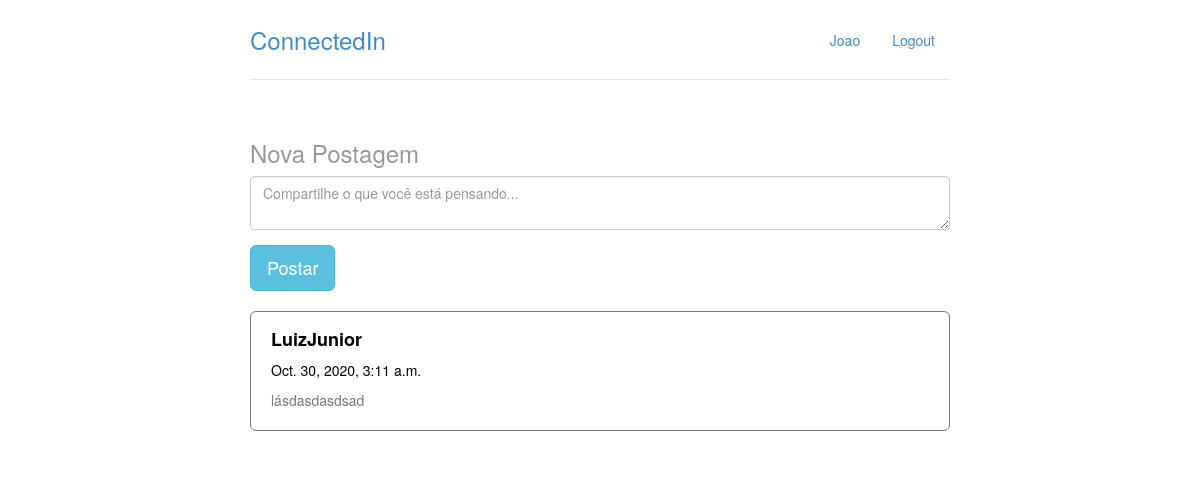
The page / (signed in) on the database as committed earlier.
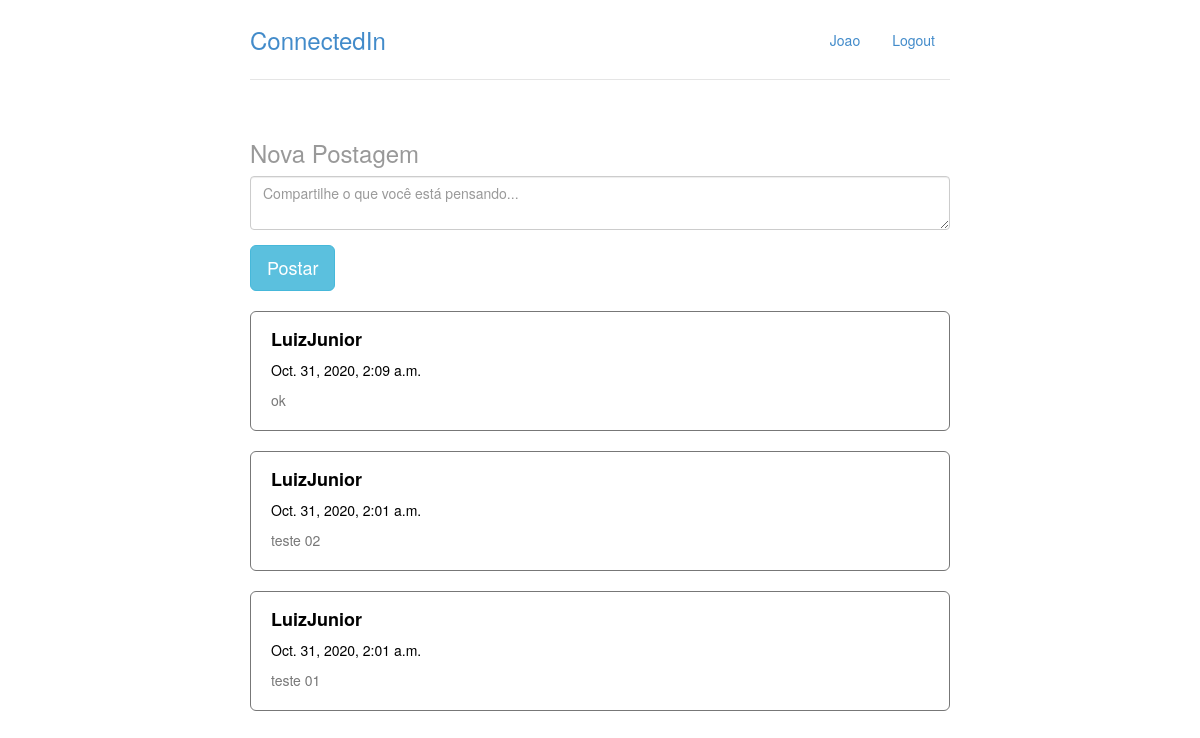
The same page on the database as committed later.
### perfis/models.py (models this page shows, shortened)
class Perfil(models.Model):
    nome = models.CharField(max_length=255, null=False)
    telefone = models.CharField(max_length=20, null= False)
    nome_empresa = models.CharField(max_length=255, null=False)
    contatos = models.ManyToManyField('Perfil')
    usuario = models.OneToOneField(User, null=True ,related_name="perfil", on_delete= models.CASCADE)

### posts/models.py (models this page shows, shortened)
class Postagem(models.Model):
    texto = models.CharField(max_length=255, null=False)
    data_postagem = models.DateTimeField(auto_now_add=True, blank=True)
    perfil = models.ForeignKey(Perfil, on_delete=models.CASCADE, related_name='Postagens')

### posts/views.py (the view, shortened to what this page needs)
# urls.py: path('',timeline, name='timeline'),
@login_required
def timeline(request):
    template_name='timeline.html'
    user = get_perfil_logado(request)
    form = PostagemForm()
    friends = user.contatos.all()
    postagens = Postagem.objects.filter(perfil__in=friends).order_by('data_postagem').reverse()
    context = {'perfil_logado': user,'form':form, 'posts':postagens}
    return render(request, template_name, context)

### posts/forms.py
class PostagemForm(ModelForm):
    class Meta:
        model = Postagem
        fields = ['texto']

### perfis/views.py (called while the page is built)
@login_required
def get_perfil_logado(request):
	return request.user.perfil

### posts/templates/timeline.html (shortened to what this page needs)
{% extends "base.html" %}
{% block body %}
    <form action="{% url 'timeline' %}" class="form-signin" method="post" >
        <h3 class = "text-muted">Nova Postagem</h3>
        <textarea name="texto" class="form-control" id="exampleFormControlTextarea1" maxlength="500"
            placeholder="Compartilhe o que você está pensando..." required></textarea>
        <button class="btn btn-lg btn-info" style="margin-top: 15px;" type="submit" value='login'>Postar</button>
    </form>
    {% for post in posts %}
    <div style="color:#777;margin-top: 20px; width: 100%;height: 100%;border: #777 1px solid; border-radius: 6px;padding: 20px;padding-top: 7px;">
        <row>
            <h4 style="color:black;"><b>{{ post.perfil.nome }}</b></h4>
            <p style="color:black;">{{post.data_postagem}}</p>
        </row>
        <row>
            <div style="width: 100%;height: 100%;">
                {{post.texto}}
            </div>
        </row>
    </div>
    {% endfor %}
{% endblock %}

### perfis/templates/base.html (shortened to what this page needs)
{% load static %}
<!doctype html>
<html lang = "pt-br">
	<head>
		<link rel="stylesheet"
			 href="{% static 'styles/bootstrap.css' %}">
		<link rel="stylesheet"
			 href="{% static 'styles/main.css' %}">
	</head>
	<body>
		<div class="container">
			<div class = "header">
				<ul class = "nav nav-pills pull-right">
					<li><a href = "{% url 'my_perfil' %}">{{ perfil_logado.nome }}</a></li>
					<li><a href = "{% url 'logout'%}">Logout</a></li>
				</ul>
				<h3 class = "text-muted">
					<a href="{% url 'timeline' %}">
						ConnectedIn
					</a>
				</h3>
			</div>
			<div class="row content">
				{% block body%}
				{% endblock %}
			</div>
		</div>
	</body>
</html>

### perfis/static/styles/main.css (style rules this page uses)
body { padding-top: 20px; padding-bottom: 20px; }
.header, .content, .footer { padding-left: 15px; padding-right: 15px; }
.header { border-bottom: 1px solid #e5e5e5; }
.header h3 { margin-top: 0; margin-bottom: 0; line-height: 40px; padding-bottom: 19px; }
@media (min-width: 768px) { .container { max-width: 730px; } }
.content { margin: 40px 0; }
@media screen and (min-width: 768px) { .header, .content, .footer { padding-left: 0; padding-right: 0; } }
@media screen and (min-width: 768px) { .header { margin-bottom: 30px; } }

Rows that differ between the two databases and show on the page:
removed Postagem: perfil.nome "LuizJunior", data_postagem "Oct. 30, 2020, 3:11 a.m.", texto "lásdasdasdsad"
added Postagem: perfil.nome "LuizJunior", data_postagem "Oct. 31, 2020, 2:09 a.m.", texto "ok"
added Postagem: perfil.nome "LuizJunior", data_postagem "Oct. 31, 2020, 2:01 a.m.", texto "teste 02"
added Postagem: perfil.nome "LuizJunior", data_postagem "Oct. 31, 2020, 2:01 a.m.", texto "teste 01"
